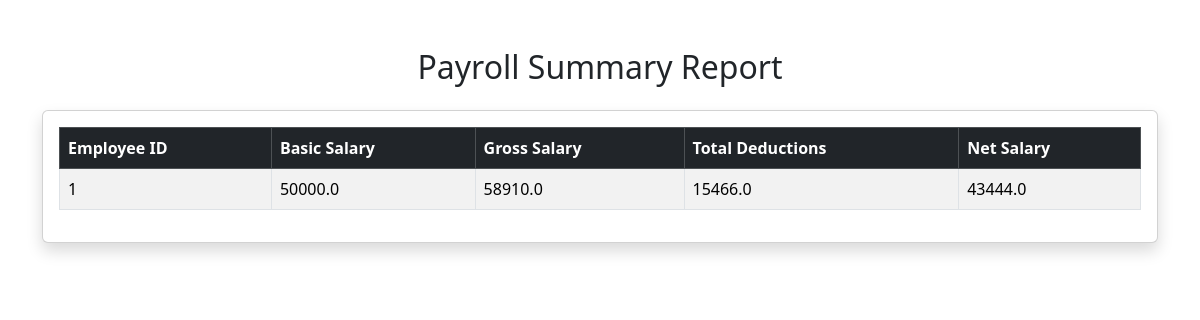
/payroll_report, run on an earlier commit of the app's database.
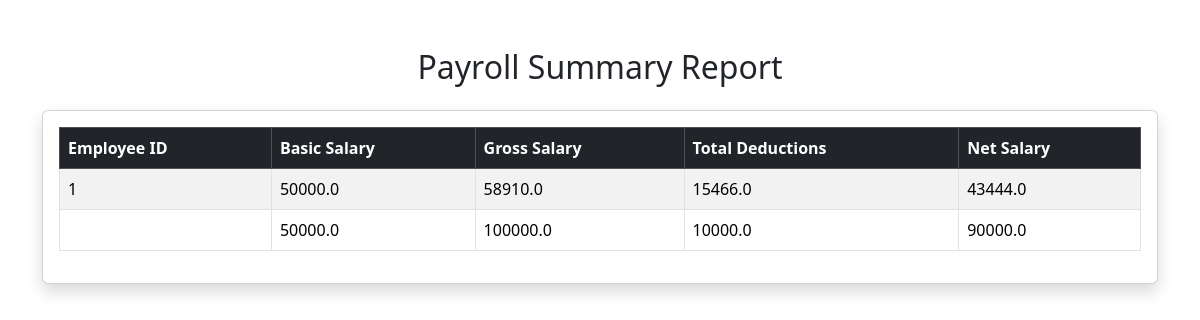
And on a later commit of the database.
### tables this page shows
CREATE TABLE SalaryStructure(
    structure_id INTEGER PRIMARY KEY AUTOINCREMENT,
    employee_id INTEGER,
    basic_salary REAL,
    house_allowance REAL,
    medical_allowance REAL,
    transport_allowance REAL,
    tax REAL,
    loan_deduction REAL,
    other_deduction REAL
);

### app.py (the view)
@app.route("/payroll_report")
def payroll_report():
    conn = get_connection()
    cursor = conn.cursor()
    cursor.execute("""
    SELECT
        employee_id,
        basic_salary,
        house_allowance,
        medical_allowance,
        transport_allowance,
        tax,
        loan_deduction,
        other_deduction
    FROM SalaryStructure
    """)
    records = cursor.fetchall()
    conn.close()
    report_data = []
    for row in records:
        gross_salary = (
            float(row[1]) +
            float(row[2]) +
            float(row[3]) +
            float(row[4])
        )
        deductions = (
            float(row[5]) +
            float(row[6]) +
            float(row[7])
        )
        net_salary = gross_salary - deductions
        report_data.append([
            row[0],          # Employee ID
            row[1],          # Basic Salary
            gross_salary,
            deductions,
            net_salary
        ])
    return render_template(
        "payroll_report.html",
        records=report_data
    )

### app.py (called while the page is built)
def get_connection():
    return sqlite3.connect("payroll.db")

### templates/payroll_report.html (shortened to what this page needs)
<!DOCTYPE html>
<html lang="en">
<head>
    <link href="https://cdn.jsdelivr.net/npm/bootstrap@5.3.3/dist/css/bootstrap.min.css" rel="stylesheet">
</head>
<body>
<div class="container mt-5">
    <h2 class="text-center mb-4">
        Payroll Summary Report
    </h2>
    <div class="card shadow">
        <div class="card-body">
            <table class="table table-bordered table-striped table-hover">
                <thead class="table-dark">
                    <tr>
                        <th>Employee ID</th>
                        <th>Basic Salary</th>
                        <th>Gross Salary</th>
                        <th>Total Deductions</th>
                        <th>Net Salary</th>
                    </tr>
                </thead>
                <tbody>
                    {% for row in records %}
                    <tr>
                        <td>{{ row[0] }}</td>
                        <td>{{ row[1] }}</td>
                        <td>{{ row[2] }}</td>
                        <td>{{ row[3] }}</td>
                        <td>{{ row[4] }}</td>
                    </tr>
                    {% endfor %}
                </tbody>
            </table>
        </div>
    </div>
</div>
</body>
</html>

What changed in the data, as far as the page shows it:
added SalaryStructure: basic_salary "50000.0", row "100000.0", transport_allowance "10000.0", row "90000.0"
